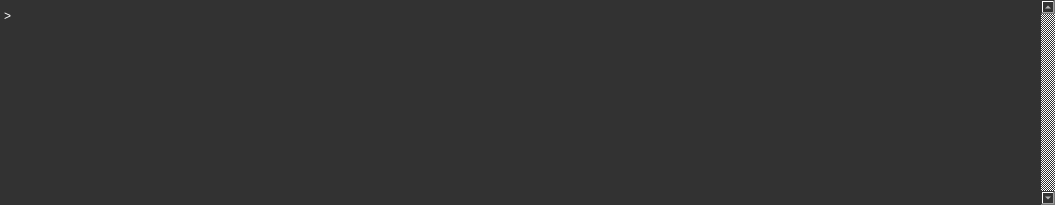
<?xml version="1.0" encoding="UTF-8"?>
<ui version="4.0">
 <class>Console</class>
 <widget class="QWidget" name="Console">
  <property name="geometry">
   <rect>
    <x>0</x>
    <y>0</y>
    <width>1055</width>
    <height>205</height>
   </rect>
  </property>
  <property name="windowTitle">
   <string>Dialog</string>
  </property>
  <property name="styleSheet">
   <string notr="true">QDialog { background-color: rgb(50, 50, 50);
background: rgb(50, 50, 50);
color: rgb(255, 255, 255); }</string>
  </property>
  <layout class="QVBoxLayout" name="verticalLayout">
   <property name="spacing">
    <number>0</number>
   </property>
   <property name="leftMargin">
    <number>0</number>
   </property>
   <property name="topMargin">
    <number>0</number>
   </property>
   <property name="rightMargin">
    <number>0</number>
   </property>
   <property name="bottomMargin">
    <number>0</number>
   </property>
   <item>
    <widget class="QWidget" name="widget" native="true">
     <property name="sizePolicy">
      <sizepolicy hsizetype="Preferred" vsizetype="Preferred">
       <horstretch>0</horstretch>
       <verstretch>0</verstretch>
      </sizepolicy>
     </property>
     <property name="styleSheet">
      <string notr="true">background-color: rgb(50, 50, 50);
color: rgb(255, 255, 255);</string>
     </property>
     <layout class="QVBoxLayout" name="verticalLayout_2">
      <property name="spacing">
       <number>0</number>
      </property>
      <property name="leftMargin">
       <number>0</number>
      </property>
      <property name="topMargin">
       <number>0</number>
      </property>
      <property name="rightMargin">
       <number>0</number>
      </property>
      <property name="bottomMargin">
       <number>0</number>
      </property>
      <item>
       <widget class="QScrollArea" name="scrollArea">
        <property name="styleSheet">
         <string notr="true">background-color: rgb(50, 50, 50);
color: rgb(255, 255, 255);</string>
        </property>
        <property name="frameShape">
         <enum>QFrame::NoFrame</enum>
        </property>
        <property name="verticalScrollBarPolicy">
         <enum>Qt::ScrollBarAlwaysOn</enum>
        </property>
        <property name="widgetResizable">
         <bool>true</bool>
        </property>
        <widget class="QWidget" name="scrollAreaWidgetContents">
         <property name="geometry">
          <rect>
           <x>0</x>
           <y>0</y>
           <width>1045</width>
           <height>205</height>
          </rect>
         </property>
         <property name="styleSheet">
          <string notr="true">background-color: rgb(50, 50, 50);
color: rgb(255, 255, 255);</string>
         </property>
         <layout class="QVBoxLayout" name="verticalLayout_3">
          <property name="spacing">
           <number>4</number>
          </property>
          <property name="leftMargin">
           <number>4</number>
          </property>
          <property name="topMargin">
           <number>4</number>
          </property>
          <property name="rightMargin">
           <number>4</number>
          </property>
          <property name="bottomMargin">
           <number>4</number>
          </property>
          <item alignment="Qt::AlignTop">
           <widget class="QWidget" name="widget_2" native="true">
            <property name="sizePolicy">
             <sizepolicy hsizetype="Preferred" vsizetype="Maximum">
              <horstretch>0</horstretch>
              <verstretch>0</verstretch>
             </sizepolicy>
            </property>
            <property name="styleSheet">
             <string notr="true">background-color: rgb(50, 50, 50);
color: rgb(255, 255, 255);</string>
            </property>
            <layout class="QVBoxLayout" name="verticalLayout_6">
             <property name="spacing">
              <number>0</number>
             </property>
             <property name="leftMargin">
              <number>0</number>
             </property>
             <property name="topMargin">
              <number>0</number>
             </property>
             <property name="rightMargin">
              <number>0</number>
             </property>
             <property name="bottomMargin">
              <number>0</number>
             </property>
             <item>
              <widget class="QWidget" name="logArea" native="true">
               <property name="sizePolicy">
                <sizepolicy hsizetype="Preferred" vsizetype="Preferred">
                 <horstretch>0</horstretch>
                 <verstretch>0</verstretch>
                </sizepolicy>
               </property>
               <property name="styleSheet">
                <string notr="true">background-color: rgb(50, 50, 50);
color: rgb(255, 255, 255);</string>
               </property>
               <layout class="QVBoxLayout" name="verticalLayout_5">
                <property name="spacing">
                 <number>4</number>
                </property>
                <property name="leftMargin">
                 <number>0</number>
                </property>
                <property name="topMargin">
                 <number>0</number>
                </property>
                <property name="rightMargin">
                 <number>0</number>
                </property>
                <property name="bottomMargin">
                 <number>0</number>
                </property>
               </layout>
              </widget>
             </item>
             <item>
              <widget class="QWidget" name="inputArea" native="true">
               <property name="sizePolicy">
                <sizepolicy hsizetype="Preferred" vsizetype="Fixed">
                 <horstretch>0</horstretch>
                 <verstretch>0</verstretch>
                </sizepolicy>
               </property>
               <property name="styleSheet">
                <string notr="true">background-color: rgb(50, 50, 50);
color: rgb(255, 255, 255);</string>
               </property>
               <layout class="QHBoxLayout" name="horizontalLayout_2" stretch="0,0">
                <property name="spacing">
                 <number>0</number>
                </property>
                <property name="leftMargin">
                 <number>0</number>
                </property>
                <property name="topMargin">
                 <number>0</number>
                </property>
                <property name="rightMargin">
                 <number>0</number>
                </property>
                <property name="bottomMargin">
                 <number>0</number>
                </property>
                <item alignment="Qt::AlignTop">
                 <widget class="QLabel" name="promptGutterLabel">
                  <property name="sizePolicy">
                   <sizepolicy hsizetype="Fixed" vsizetype="Fixed">
                    <horstretch>0</horstretch>
                    <verstretch>0</verstretch>
                   </sizepolicy>
                  </property>
                  <property name="minimumSize">
                   <size>
                    <width>16</width>
                    <height>23</height>
                   </size>
                  </property>
                  <property name="maximumSize">
                   <size>
                    <width>16</width>
                    <height>23</height>
                   </size>
                  </property>
                  <property name="font">
                   <font>
                    <weight>50</weight>
                    <bold>false</bold>
                   </font>
                  </property>
                  <property name="styleSheet">
                   <string notr="true">padding: 0px 0 0 0;</string>
                  </property>
                  <property name="text">
                   <string>&gt;</string>
                  </property>
                  <property name="textFormat">
                   <enum>Qt::PlainText</enum>
                  </property>
                 </widget>
                </item>
                <item>
                 <widget class="QTextEdit" name="promptTextEdit">
                  <property name="sizePolicy">
                   <sizepolicy hsizetype="Expanding" vsizetype="Fixed">
                    <horstretch>0</horstretch>
                    <verstretch>0</verstretch>
                   </sizepolicy>
                  </property>
                  <property name="font">
                   <font>
                    <family>Inconsolata,Lucida Console,Andale Mono,Monaco</family>
                   </font>
                  </property>
                  <property name="styleSheet">
                   <string notr="true">background-color: rgb(50, 50, 50);
color: rgb(255, 255, 255);</string>
                  </property>
                  <property name="frameShape">
                   <enum>QFrame::NoFrame</enum>
                  </property>
                  <property name="verticalScrollBarPolicy">
                   <enum>Qt::ScrollBarAlwaysOff</enum>
                  </property>
                  <property name="horizontalScrollBarPolicy">
                   <enum>Qt::ScrollBarAlwaysOff</enum>
                  </property>
                  <property name="textColor" stdset="0">
                   <color>
                    <red>0</red>
                    <green>0</green>
                    <blue>0</blue>
                   </color>
                  </property>
                 </widget>
                </item>
               </layout>
              </widget>
             </item>
            </layout>
           </widget>
          </item>
         </layout>
        </widget>
       </widget>
      </item>
     </layout>
    </widget>
   </item>
  </layout>
 </widget>
 <resources/>
 <connections/>
</ui>
